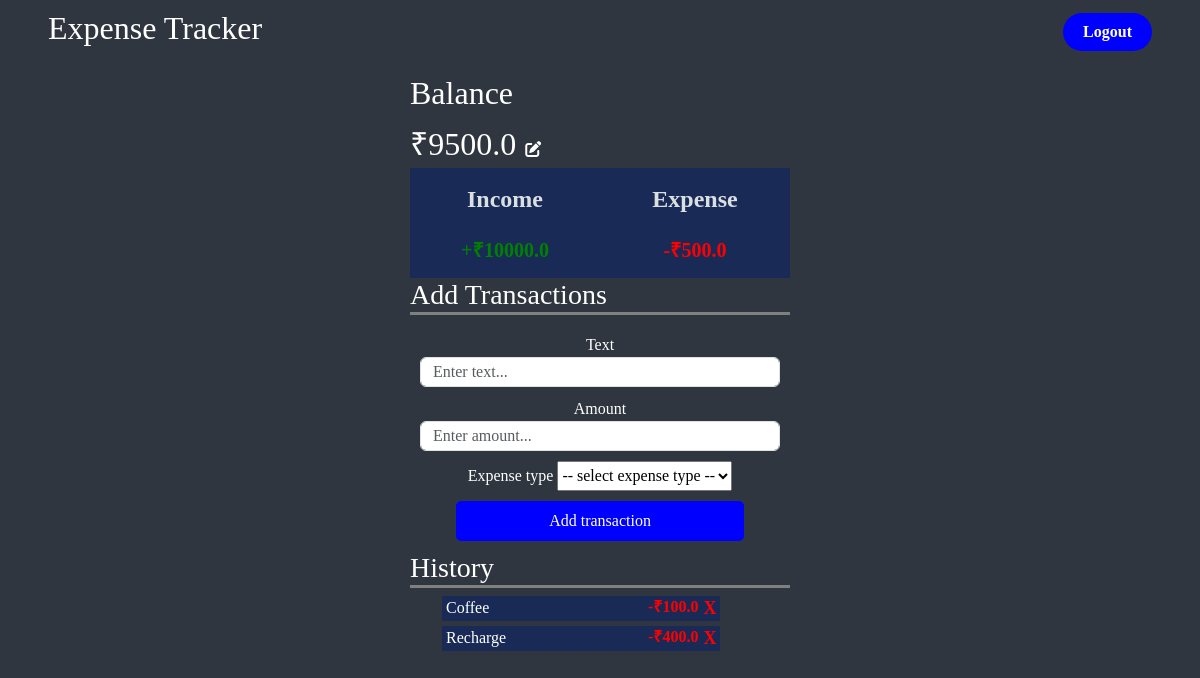
The app's page / (signed in) with its own data.
### home/models.py (models this page shows, shortened)
class Profile(models.Model):
    user = models.ForeignKey(User, on_delete=models.CASCADE)
    income = models.FloatField()
    expenses = models.FloatField(default=0)
    balance = models.FloatField(blank=True, null=True)

class Expense(models.Model):
    user = models.ForeignKey(User, on_delete=models.CASCADE)
    name = models.CharField(max_length=100)
    amount = models.FloatField(null=True)
    expense_type = models.CharField(max_length=100, choices = TYPE)

### home/views.py (the view, shortened to what this page needs)
# urls.py: 2. Add a URL to urlpatterns:  path('', views.home, name='home')
@login_required(login_url='/login')
def home(request):
    profile = Profile.objects.filter(user = request.user).first()
    expenses = Expense.objects.filter(user = request.user)
    print(request.user)
    if len(expenses) == 0:
        message = 'No transactions yet! Start adding some.'
        context = {'profile': profile, 'expenses': expenses, 'message': message}
    else:
        context = {'profile': profile, 'expenses': expenses}
    return render(request, 'home.html', context)

### home/templates/home.html (shortened to what this page needs)
{% extends "base.html" %}
{% block start %}
<div class="navBar w-100">
    <h2 class="heading">Expense Tracker</h2>
    <a href="/logout" class="logout-btn">Logout</a>
</div>
<div class="container empbox">
    <h2>Balance</h2>
    <span id="Balance">₹{{profile.balance}}</span>
    <button class='income' onClick=showDialog()><i class="fa-solid fa-pen-to-square text-white"></i></button>
    <div class="expContainer w-100">
        <div class='amt'>
            <legend>Income</legend>
            <span class="moneyPlus">+₹{{profile.income}} </span>
        </div>
        <div class='amt'>
            <legend>Expense</legend>
            <span class="moneyMinus">-₹{{profile.expenses}}</span>
        </div>
    </div>
    <h3>Add Transactions</h3>
    <form id="form" method="POST">
        <div class="formControl">
            <label for="text">Text</label> <br>
            <input type="text" class="form-control" id="text" name="text" placeholder="Enter text..." >
        </div>
        <div class="formControl">
            <label for="amount">Amount</label> <br>
            <input type="number" class="form-control" id="amount" name="amount" placeholder="Enter amount..." >
        </div>
        <div class="formControl">
            <label for="type">Expense type</label>
            <select id="expense_type" name="expense_type">
                <option>-- select expense type --</option>
            </select>
        </div>
        <button class="submit-btn" type="submit" >Add transaction</button>
    </form>
    <h3>History</h3>
    <ul class="list">
    {% for expense in expenses %}
    {% if expense.expense_type == 'Negative' %}
    <li class="elist">
        <span>{{expense.name}}</span><span class="minus">-₹{{expense.amount}} <a href="deleteData/{{expense.id}}" class="delete-button">X</a></span>
    </li>
    {% else %}
    <li class="elist">
        <span>{{expense.name}}</span><span class="plus">+₹{{expense.amount}} <a href="deleteData/{{expense.id}}" class="delete-button">X</a></span>
    </li>
    {% endif %}
    {% endfor %}
    </ul>
</div>
{% endblock %}

### records on screen
Profile: balance "9500.0", income "10000.0", expenses "500.0"
Expense: name "Coffee", amount "100.0"
Expense: name "Recharge", amount "400.0"
